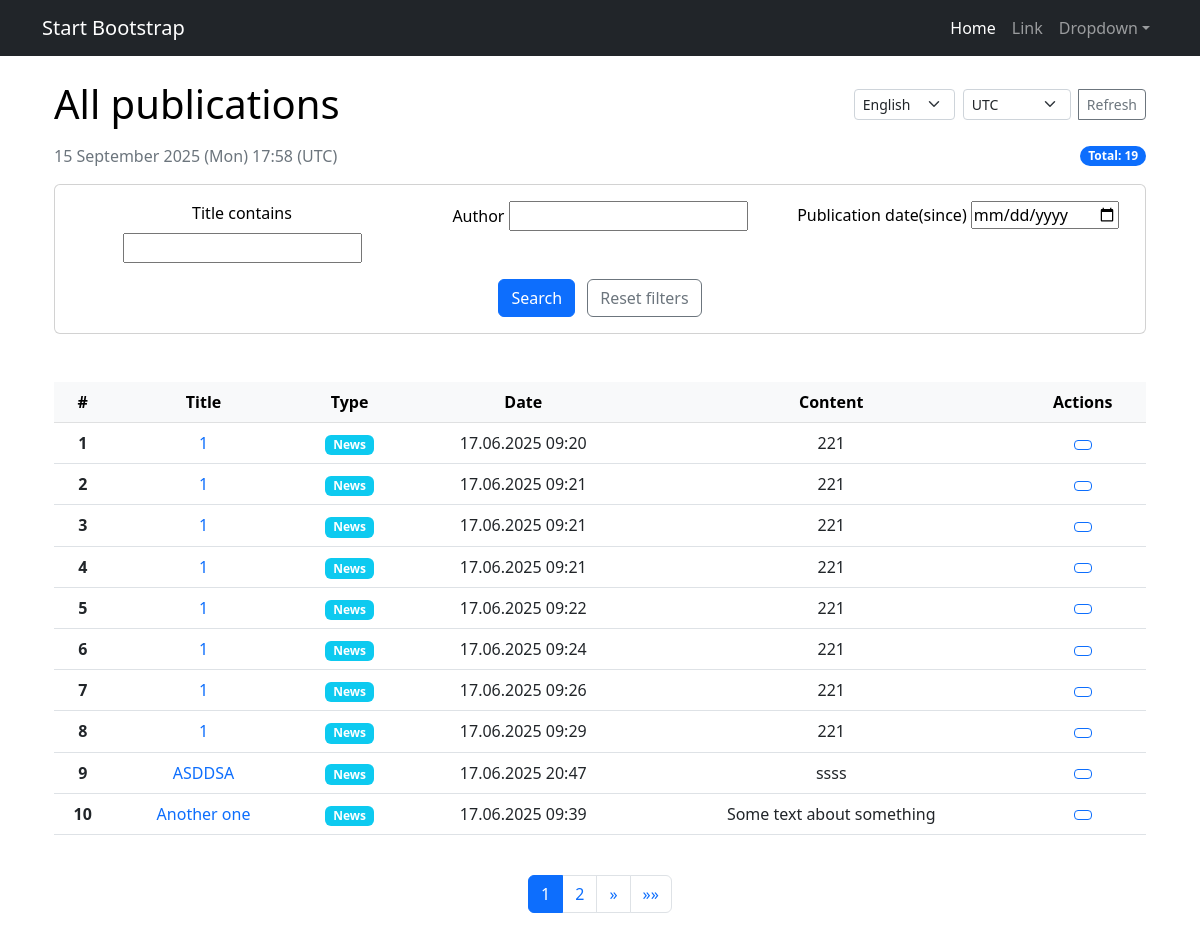
The page /news/ on the database as committed earlier.
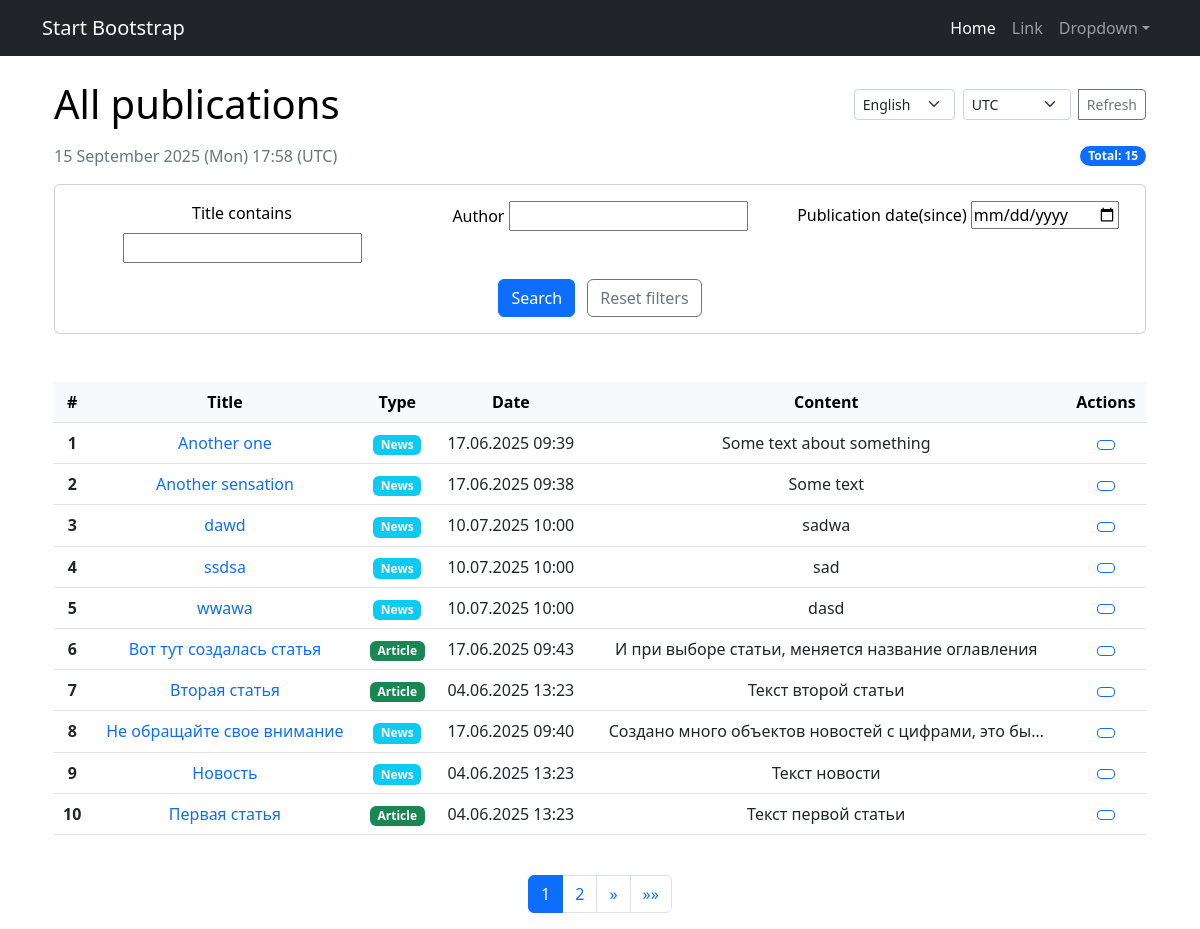
The same page on the database as committed later.
### news/models.py (models this page shows, shortened)
class Post(models.Model):
    author = models.ForeignKey(Author, on_delete=models.CASCADE)
    ARTICLE = 'AR'
    NEWS = 'NW'
    CATEGORY_CHOICES= (
        (NEWS, _('News')),
        (ARTICLE, _('Article')),
    )
    categoryType = models.CharField(max_length=2, choices=CATEGORY_CHOICES, default=ARTICLE, verbose_name=_('Type'), help_text= _('post category'))
    dataCreation = models.DateTimeField(auto_now_add=True)
    postCategory = models.ManyToManyField(Category, through='PostCategory')
    title = models.CharField(max_length=128, help_text= _('post title'))
    text = models.TextField(help_text= _('post text'))
    rating = models.SmallIntegerField(default=0)

### news/views.py (the view)
# urls.py: path('', cache_page(60*1)(PostsList.as_view()), name='news_list'),
class PostsList(ListView):
    model = Post
    ordering = 'title'
    template_name = 'posts.html'
    context_object_name = 'posts'
    paginate_by = 10
    def get_queryset(self):
        queryset = super().get_queryset()
        current_language = get_language()
        activate(current_language)
        self.filterset = PostFilter(self.request.GET, queryset)
        return self.filterset.qs
    def get_context_data(self, **kwargs):
        context= super().get_context_data(**kwargs)
        context['all_posts'] = Post.objects.all()
        context['filterset'] = self.filterset
        context['timezones'] = [
            'UTC',
            'Europe/Moscow',
            'Europe/London',
            'Europe/Berlin',
            'Europe/Paris',
            'America/New_York',
            'America/Los_Angeles',
            'Asia/Tokyo',
            'Asia/Shanghai',
            'Asia/Kolkata',
            'Australia/Sydney'
        ]
        tzname = self.request.session.get('django_timezone')
        if tzname:
            try:
                pytz.timezone(tzname)
                context['TIME_ZONE'] = tzname
            except (pytz.UnknownTimeZoneError, ValueError):
                context['TIME_ZONE'] = 'UTC'
        else:
            context['TIME_ZONE'] = 'UTC'
        if self.request.user.is_authenticated:
            context['subscribed_categories'] = self.request.user.subscribed_categories.all()
        return context
    def get(self, request, *args, **kwargs):
        self.object_list = self.get_queryset()
        context = self.get_context_data()
        return HttpResponse(render(request, self.template_name, context))

### news/context_processors.py (called while the page is built)
def authors_group(request):
    try:
        return {'authors_group': Group.objects.get(name='authors')}
    except Group.DoesNotExist:
        return {'authors_group': None}

### news/templatetags/censor_filters.py (called while the page is built)
@register.filter(needs_autoescape=True)
def censor(value, autoescape=True):
    if not isinstance(value, str):
        return value
    if autoescape:
        esc = conditional_escape
    else:
        esc = lambda x: x
    words = value.split()
    processed_words = []
    for word in words:
        lower_word = word.lower()
        if any(bad_word in lower_word for bad_word in BAD_WORDS):
            censored = word[0] + '*' * (len(word) - 1)
            processed_words.append(esc(censored))
        else:
            processed_words.append(esc(word))
    result = ' '.join(processed_words)
    return mark_safe(result)

### templates/posts.html (shortened to what the changed rows need)
{% extends 'flatpages/default.html' %}
{% load custom_tags %}
{% load censor_filters %}
{% load i18n %}
{% load tz %}
{% block content %}
{% with current_tz=request.session.django_timezone|default:"UTC" %}
<div class="container mt-4">
    <div class="row mb-4">
        <div class="col-12">
            <div class="d-flex justify-content-between align-items-center mb-3">
                <h1 class="mb-0">{% trans "All publications" %}</h1>
                        {% get_current_language as LANGUAGE_CODE %}
                            {% get_available_languages as LANGUAGES %}
                            {% get_language_info_list for LANGUAGES as languages %}
            </div>
            <div class="d-flex justify-content-between align-items-center mb-3">
                <div class="text-muted">
                    {% timezone current_tz %}
                        {% now "d F Y (D) H:i" %}
                    {% endtimezone %}
                    ({{ current_tz }})
                </div>
                {% load cache %}
                {% cache 60 post_count_counter %}
                <div class="badge bg-primary rounded-pill">
                    {% trans "Total" %}: {{ all_posts|length }}
                </div>
                {% endcache %}
            </div>
            <div class="card mb-4">
                <div class="card-body">
                    <form action="" method="get" class="row g-3">
                        {% for field in filterset.form %}
                        <div class="col-md-4">
                            <label for="{{ field.id_for_label }}" class="form-label">{{ field.label }}</label>
                            {{ field }}
                        </div>
                        {% endfor %}
                    </form>
                </div>
            </div>
        </div>
    </div>
    <div class="row">
        <div class="col-12">
            {% if posts %}
            <div class="table-responsive">
                <table class="table table-hover">
                    <thead class="table-light">
                        <tr>
                            <th scope="col">#</th>
                            <th scope="col">{% trans "Title" %}</th>
                            <th scope="col">{% trans "Type" %}</th>
                            <th scope="col">{% trans "Date" %}</th>
                            <th scope="col">{% trans "Content" %}</th>
                            <th scope="col">{% trans "Actions" %}</th>
                        </tr>
                    </thead>
                    <tbody>
                        {% for post in posts %}
                        <tr>
                            <th scope="row">{{ forloop.counter0|add:page_obj.start_index }}</th>
                            <td>
                                <a href="{% url 'post_detail' post.id %}" class="text-decoration-none">
                                    {{ post.title|censor }}
                                </a>
                            </td>
                            <td>
                                <span class="badge {% if post.categoryType == 'NW' %}bg-info{% else %}bg-success{% endif %}">
                                    {{ post.get_categoryType_display }}
                                </span>
                            </td>
                            <td>
                                {% timezone current_tz %}
                                    {{ post.dataCreation|date:"d.m.Y H:i" }}
                                {% endtimezone %}
                            </td>
                            <td>{{ post.text|truncatechars:50|censor }}</td>
                            <td>
                                <div class="btn-group" role="group">
                                    <a href="{% url 'post_detail' post.id %}" class="btn btn-sm btn-outline-primary">
                                    </a>
                                </div>
                            </td>
                        </tr>
                        {% endfor %}
                    </tbody>
                </table>
            </div>
            {% else %}
            <div class="alert alert-info" role="alert">
                <h4 class="alert-heading">{% trans "No publications!" %}</h4>
                <p>{% trans "Nothing found for your request." %}</p>
            </div>
            {% endif %}
        </div>
    </div>
    {% if page_obj.paginator.num_pages > 1 %}
    <div class="row mt-4">
        <div class="col-12">
            <nav aria-label="Page navigation">
                <ul class="pagination justify-content-center">
                    {% for num in page_obj.paginator.page_range %}
                        {% if page_obj.number == num %}
                        <li class="page-item active"><span class="page-link">{{ num }}</span></li>
                        {% elif num > page_obj.number|add:'-3' and num < page_obj.number|add:'3' %}
                        <li class="page-item"><a class="page-link" href="?page={{ num }}">{{ num }}</a></li>
                        {% endif %}
                    {% endfor %}
                </ul>
            </nav>
        </div>
    </div>
    {% endif %}
</div>
{% endwith %}
{% endblock content %}

Rows that differ between the two databases and show on the page:
removed Post: title|censor "1", categoryType "News", dataCreation "17.06.2025 09:20", text|censor "221"
removed Post: title|censor "1", categoryType "News", dataCreation "17.06.2025 09:21", text|censor "221"
removed Post: title|censor "1", categoryType "News", dataCreation "17.06.2025 09:21", text|censor "221"
removed Post: title|censor "1", categoryType "News", dataCreation "17.06.2025 09:21", text|censor "221"
removed Post: title|censor "1", categoryType "News", dataCreation "17.06.2025 09:22", text|censor "221"
removed Post: title|censor "1", categoryType "News", dataCreation "17.06.2025 09:24", text|censor "221"
removed Post: title|censor "1", categoryType "News", dataCreation "17.06.2025 09:26", text|censor "221"
removed Post: title|censor "1", categoryType "News", dataCreation "17.06.2025 09:29", text|censor "221"
removed Post: title|censor "ASDDSA", categoryType "News", dataCreation "17.06.2025 20:47", text|censor "ssss"
now on this page (row unchanged): Post: title|censor "Another sensation", categoryType "News", dataCreation "17.06.2025 09:38", text|censor "Some text"
added Post: title|censor "dawd", categoryType "News", dataCreation "10.07.2025 10:00", text|censor "sadwa"
added Post: title|censor "ssdsa", categoryType "News", dataCreation "10.07.2025 10:00", text|censor "sad"
added Post: title|censor "wwawa", categoryType "News", dataCreation "10.07.2025 10:00", text|censor "dasd"
now on this page (row unchanged): Post: title|censor "Вот тут создалась статья", categoryType "Article", dataCreation "17.06.2025 09:43", text|censor "И при выборе статьи, меняется название оглавления"
now on this page (row unchanged): Post: title|censor "Вторая статья", categoryType "Article", dataCreation "04.06.2025 13:23", text|censor "Текст второй статьи"
now on this page (row unchanged): Post: title|censor "Не обращайте свое внимание", categoryType "News", dataCreation "17.06.2025 09:40", text|censor "Создано много объектов новостей с цифрами, это бы…"
now on this page (row unchanged): Post: title|censor "Новость", categoryType "News", dataCreation "04.06.2025 13:23", text|censor "Текст новости"
now on this page (row unchanged): Post: title|censor "Первая статья", categoryType "Article", dataCreation "04.06.2025 13:23", text|censor "Текст первой статьи"
Other text that changed with them:
{{ all_posts|length }}: "19" → "15"
